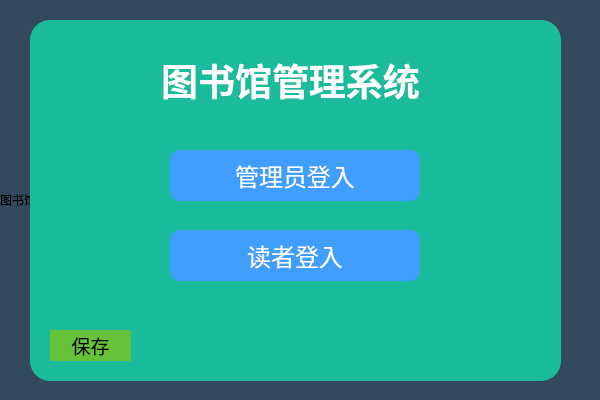
<?xml version="1.0" encoding="UTF-8"?>
<ui version="4.0">
 <class>LibrarySystem</class>
 <widget class="QWidget" name="LibrarySystem">
  <property name="geometry">
   <rect>
    <x>0</x>
    <y>0</y>
    <width>600</width>
    <height>400</height>
   </rect>
  </property>
  <property name="windowTitle">
   <string>Widget</string>
  </property>
  <property name="styleSheet">
   <string notr="true"/>
  </property>
  <widget class="QLabel" name="label">
   <property name="geometry">
    <rect>
     <x>150</x>
     <y>50</y>
     <width>281</width>
     <height>61</height>
    </rect>
   </property>
   <property name="styleSheet">
    <string notr="true"/>
   </property>
   <property name="text">
    <string>&lt;html&gt;&lt;head/&gt;&lt;body&gt;&lt;p align=&quot;center&quot;&gt;&lt;span style=&quot; font-size:28pt; font-weight:700; color:#ffffff;&quot;&gt;图书馆管理系统&lt;/span&gt;&lt;/p&gt;&lt;/body&gt;&lt;/html&gt;</string>
   </property>
  </widget>
  <widget class="QPushButton" name="close">
   <property name="geometry">
    <rect>
     <x>50</x>
     <y>330</y>
     <width>81</width>
     <height>31</height>
    </rect>
   </property>
   <property name="font">
    <font>
     <pointsize>14</pointsize>
    </font>
   </property>
   <property name="styleSheet">
    <string notr="true">background-color: rgb(103, 194, 58);
border-radius:30px ;</string>
   </property>
   <property name="text">
    <string>保存</string>
   </property>
  </widget>
  <widget class="QPushButton" name="ad">
   <property name="geometry">
    <rect>
     <x>170</x>
     <y>150</y>
     <width>250</width>
     <height>51</height>
    </rect>
   </property>
   <property name="minimumSize">
    <size>
     <width>250</width>
     <height>45</height>
    </size>
   </property>
   <property name="font">
    <font>
     <pointsize>18</pointsize>
    </font>
   </property>
   <property name="styleSheet">
    <string notr="true">background-color: rgb(64, 158, 255);
color: rgb(255, 255, 255);
border-radius:10px ;</string>
   </property>
   <property name="text">
    <string>管理员登入</string>
   </property>
   <property name="iconSize">
    <size>
     <width>200</width>
     <height>100</height>
    </size>
   </property>
  </widget>
  <widget class="QPushButton" name="re">
   <property name="geometry">
    <rect>
     <x>170</x>
     <y>230</y>
     <width>250</width>
     <height>51</height>
    </rect>
   </property>
   <property name="minimumSize">
    <size>
     <width>250</width>
     <height>45</height>
    </size>
   </property>
   <property name="font">
    <font>
     <pointsize>18</pointsize>
    </font>
   </property>
   <property name="styleSheet">
    <string notr="true">background-color: rgb(64, 158, 255);
color: rgb(255, 255, 255);
border-radius:10px ;</string>
   </property>
   <property name="text">
    <string>读者登入</string>
   </property>
  </widget>
  <widget class="QLabel" name="backgroud_1">
   <property name="geometry">
    <rect>
     <x>30</x>
     <y>20</y>
     <width>531</width>
     <height>361</height>
    </rect>
   </property>
   <property name="styleSheet">
    <string notr="true">background-color: rgb(26, 188, 156);
border-radius:20px ;</string>
   </property>
   <property name="text">
    <string/>
   </property>
  </widget>
  <widget class="QLabel" name="backgroud_2">
   <property name="geometry">
    <rect>
     <x>0</x>
     <y>0</y>
     <width>600</width>
     <height>400</height>
    </rect>
   </property>
   <property name="styleSheet">
    <string notr="true">background-color: rgb(52, 73, 94);</string>
   </property>
   <property name="text">
    <string>图书馆管理系统</string>
   </property>
  </widget>
  <zorder>backgroud_2</zorder>
  <zorder>backgroud_1</zorder>
  <zorder>close</zorder>
  <zorder>label</zorder>
  <zorder>ad</zorder>
  <zorder>re</zorder>
 </widget>
 <resources/>
 <connections/>
</ui>
